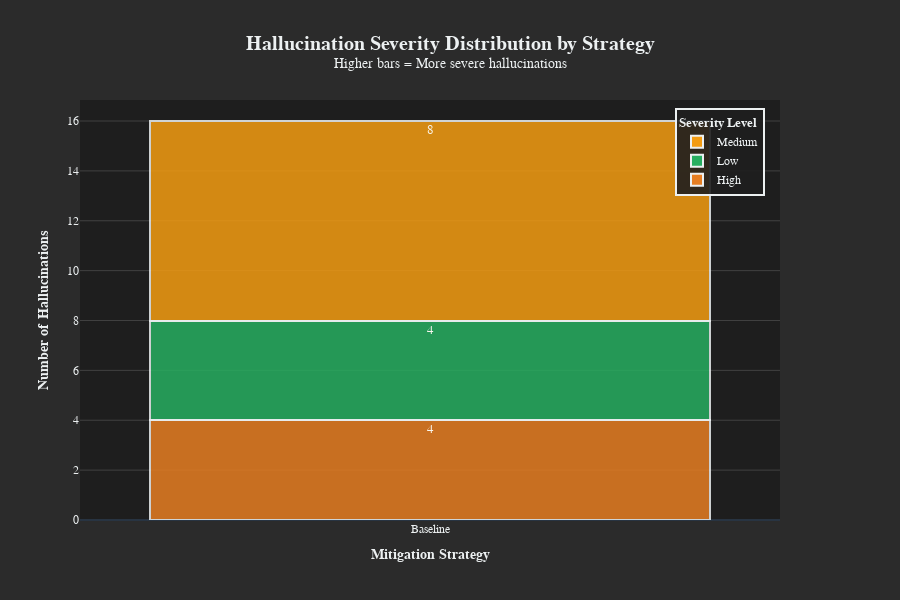

Notebook code for this chart:
### Markdown cell above
## 3. Severity Analysis

### Code cell
# ============================================================================
# HALLUCINATION SEVERITY ANALYSIS
# ============================================================================

if not df_all.empty and 'severity' in df_all.columns:
    
    print("\n" + "="*80)
    print("HALLUCINATION SEVERITY DISTRIBUTION ANALYSIS")
    print("="*80)
    
    # Filter only hallucinations
    df_hallucinations = df_all[df_all['is_hallucination'] == True]
    
    if len(df_hallucinations) > 0:
        
        print(f"\n📊 Severity Analysis:")
        print(f"   ✅ Total hallucinations detected: {len(df_hallucinations)}")
        print(f"   ✅ Strategies analyzed: {df_hallucinations['mitigation_strategy'].nunique()}")
        
        # Severity distribution
        severity_dist = df_hallucinations.groupby(['mitigation_strategy', 'severity']).size().unstack(fill_value=0)
        
        print(f"\n🎯 Severity Breakdown by Strategy:")
        for strategy in severity_dist.index:
            total = severity_dist.loc[strategy].sum()
            print(f"   {strategy.replace('_', ' ').title():20s} - {total} hallucinations")
            for severity in severity_dist.columns:
                count = severity_dist.loc[strategy, severity]
                pct = (count / total * 100) if total > 0 else 0
                print(f"      {severity.title():10s}: {count:3d} ({pct:5.1f}%)")
        
        # ========================================================================
        # PLOTLY INTERACTIVE STACKED BAR CHART - DARK MODE
        # ========================================================================
        
        print(f"\n🔨 Creating interactive severity distribution chart...")
        
        # Color scheme for severity levels
        severity_colors = {
            'low': '#27ae60',
            'medium': '#f39c12', 
            'high': '#e67e22',
            'critical': '#c0392b'
        }
        
        fig = go.Figure()
        
        # Add a trace for each severity level
        for severity in severity_dist.columns:
            fig.add_trace(go.Bar(
                name=severity.title(),
                x=[s.replace('_', ' ').title() for s in severity_dist.index],
                y=severity_dist[severity].values,
                marker=dict(
                    color=severity_colors.get(severity, '#95a5a6'),
                    line=dict(color='#ecf0f1', width=2),  # Light borders
                    opacity=0.85
                ),
                text=severity_dist[severity].values,
                textposition='inside',
                textfont=dict(size=13, color='#F9F6EE', family='Arial Black'),  # Dark text inside bars
                hovertemplate='<b>%{x}</b><br>' + severity.title() + ': %{y}<extra></extra>'
            ))
        
        fig.update_layout(
            title=dict(
                text='<b>Hallucination Severity Distribution by Strategy</b><br><sup>Higher bars = More severe hallucinations</sup>',
                x=0.5,
                xanchor='center',
                font=dict(size=20, color='#ecf0f1', family='Arial Black')
            ),
            xaxis=dict(
                title='<b>Mitigation Strategy</b>',
                titlefont=dict(size=14, family='Arial', color='#ecf0f1'),
                showgrid=False,
                color='#ecf0f1'
            ),
            yaxis=dict(
                title='<b>Number of Hallucinations</b>',
                titlefont=dict(size=14, family='Arial', color='#ecf0f1'),
                showgrid=True,
                gridcolor='#404040',
                gridwidth=1,
                color='#ecf0f1'
            ),
            barmode='stack',
            height=600,
            showlegend=True,
            legend=dict(
                title=dict(text='<b>Severity Level</b>', font=dict(size=13, color='#ecf0f1')),
                x=0.85,
                y=0.98,
                orientation='v',
                font=dict(size=12, family='Arial', color='#ecf0f1'),
                bgcolor='rgba(30,30,30,0.9)',
                bordercolor='#ecf0f1',
                borderwidth=2
            ),
            plot_bgcolor='#1e1e1e',      # Dark plot background
            paper_bgcolor='#2b2b2b',     # Dark paper background
            font=dict(family='Arial', size=12, color='#ecf0f1'),
            margin=dict(t=100, b=80, l=80, r=120)
        )
        
        # Save and show
        import os
        os.makedirs('../results/charts', exist_ok=True)
        fig.write_html('../results/charts/severity_distribution_interactive.html')
        fig.show()
        
        print(f"   ✅ Chart created successfully")
        
        # ========================================================================
        # SUMMARY
        # ========================================================================
        
        print("\n" + "="*80)
        print("SEVERITY DISTRIBUTION SUMMARY")
        print("="*80)
        
        # Find most severe strategy
        if 'critical' in severity_dist.columns:
            critical_counts = severity_dist['critical']
            most_critical = critical_counts.idxmax()
            print(f"\n⚠️  Most Critical Hallucinations:")
            print(f"   Strategy: {most_critical.replace('_', ' ').title()}")
            print(f"   Critical count: {critical_counts[most_critical]}")
        
        # Overall severity summary
        total_by_severity = severity_dist.sum()
        print(f"\n📊 Overall Severity Distribution:")
        for severity in total_by_severity.index:
            count = total_by_severity[severity]
            pct = (count / total_by_severity.sum() * 100)
            print(f"   {severity.title():10s}: {count:3d} ({pct:5.1f}%)")
        
        print(f"\n📁 Output Files:")
        print(f"   ✅ Interactive HTML: ../results/charts/severity_distribution_interactive.html")
        
        print("\n" + "="*80)
        
    else:
        print("\n✓ No hallucinations detected - all strategies performing perfectly!")
else:
    print("\n⚠️  Severity data not available in dataset")

### Figure 1 — Plotly figure (JSON) as saved in the notebook; plotly's stock layout.template omitted (floating-point values rounded to 4 significant figures)
{"data": [{"hovertemplate": "<b>%{x}</b><br>High: %{y}<extra></extra>", "marker": {"color": "#e67e22", "line": {"color": "#ecf0f1", "width": 2}, "opacity": 0.85}, "name": "High", "text": [4], "textfont": {"color": "#F9F6EE", "family": "Arial Black", "size": 13}, "textposition": "inside", "x": ["Baseline"], "y": [4], "type": "bar"}, {"hovertemplate": "<b>%{x}</b><br>Low: %{y}<extra></extra>", "marker": {"color": "#27ae60", "line": {"color": "#ecf0f1", "width": 2}, "opacity": 0.85}, "name": "Low", "text": [4], "textfont": {"color": "#F9F6EE", "family": "Arial Black", "size": 13}, "textposition": "inside", "x": ["Baseline"], "y": [4], "type": "bar"}, {"hovertemplate": "<b>%{x}</b><br>Medium: %{y}<extra></extra>", "marker": {"color": "#f39c12", "line": {"color": "#ecf0f1", "width": 2}, "opacity": 0.85}, "name": "Medium", "text": [8], "textfont": {"color": "#F9F6EE", "family": "Arial Black", "size": 13}, "textposition": "inside", "x": ["Baseline"], "y": [8], "type": "bar"}], "layout": {"title": {"font": {"size": 20, "color": "#ecf0f1", "family": "Arial Black"}, "text": "<b>Hallucination Severity Distribution by Strategy</b><br><sup>Higher bars = More severe hallucinations</sup>", "x": 0.5, "xanchor": "center"}, "xaxis": {"title": {"text": "<b>Mitigation Strategy</b>", "font": {"size": 14, "family": "Arial", "color": "#ecf0f1"}}, "showgrid": false, "color": "#ecf0f1"}, "yaxis": {"title": {"text": "<b>Number of Hallucinations</b>", "font": {"size": 14, "family": "Arial", "color": "#ecf0f1"}}, "showgrid": true, "gridcolor": "#404040", "gridwidth": 1, "color": "#ecf0f1"}, "legend": {"title": {"font": {"size": 13, "color": "#ecf0f1"}, "text": "<b>Severity Level</b>"}, "font": {"size": 12, "family": "Arial", "color": "#ecf0f1"}, "x": 0.85, "y": 0.98, "orientation": "v", "bgcolor": "rgba(30,30,30,0.9)", "bordercolor": "#ecf0f1", "borderwidth": 2}, "font": {"family": "Arial", "size": 12, "color": "#ecf0f1"}, "margin": {"t": 100, "b": 80, "l": 80, "r": 120}, "barmode": "stack", "height": 600, "showlegend": true, "plot_bgcolor": "#1e1e1e", "paper_bgcolor": "#2b2b2b"}}
